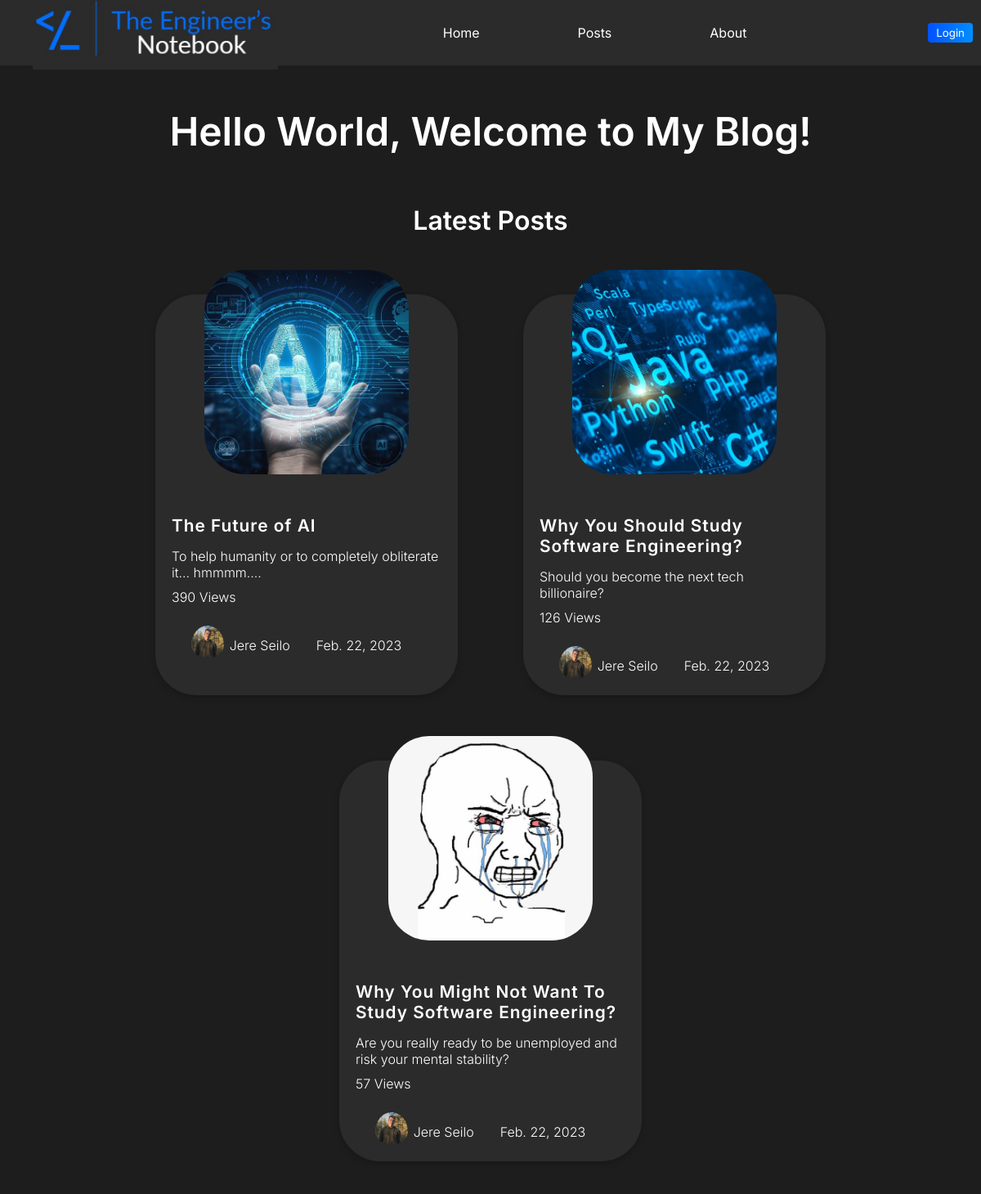
Before: / with the older database file.
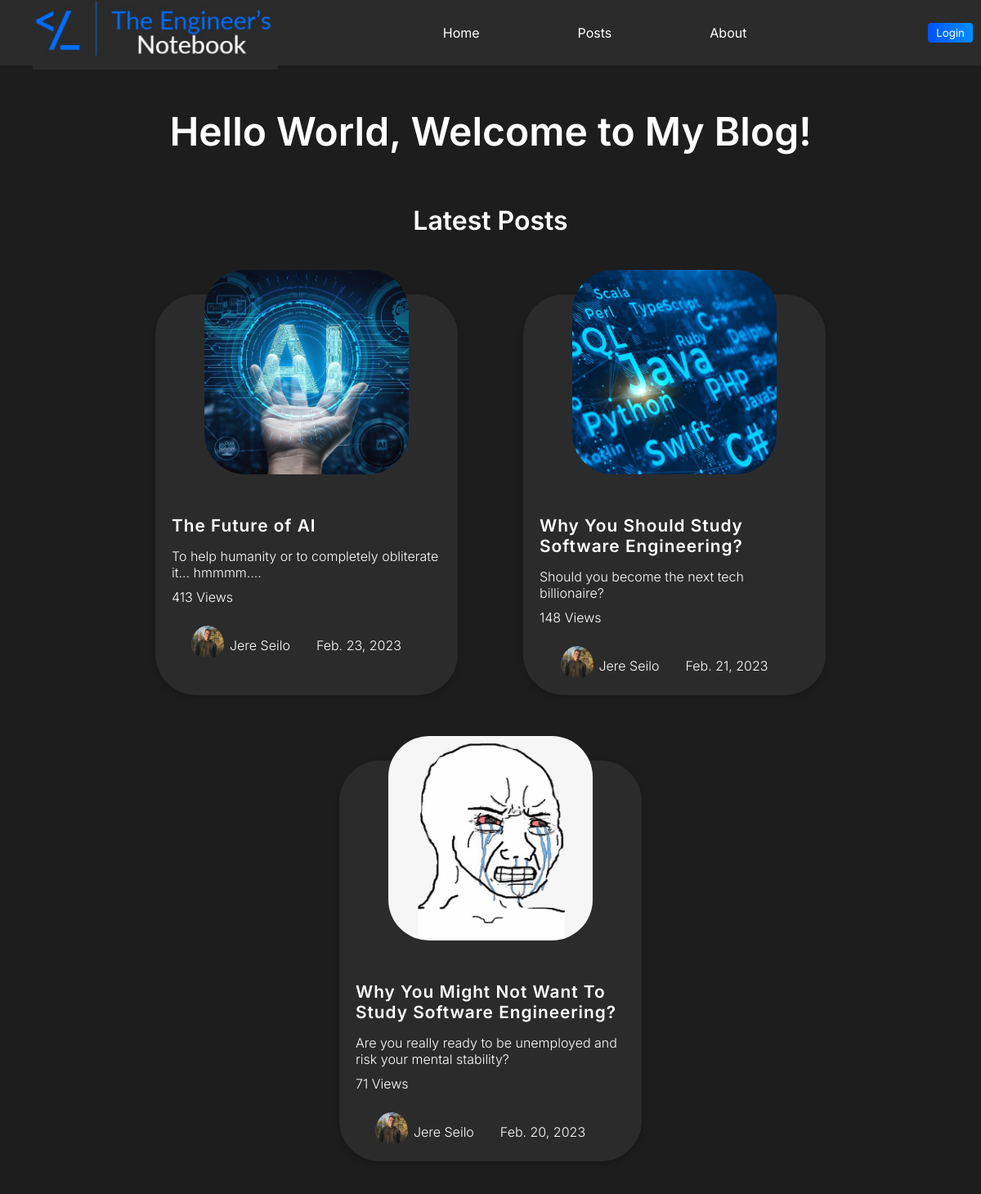
After: the same page with the newer database file.
### blogapp/models.py (models this page shows, shortened)
class Post(models.Model):
    author = models.ForeignKey("Author", on_delete=models.CASCADE)
    title = models.CharField(max_length=80)
    intro = models.CharField(max_length=100)
    image = models.ImageField(upload_to="images")
    text = models.TextField()
    date = models.DateField(default=date.today())
    views = models.IntegerField(default=0)
    slug = models.SlugField(unique=True)

class Author(models.Model):
    firstname = models.CharField(max_length=50)
    lastname = models.CharField(max_length=50)
    profilepic = models.ImageField(upload_to="images")
    def __str__(self):
        return (f"{self.firstname}  {self.lastname}")

### blogapp/views.py (the view)
# urls.py: path("", views.IndexView.as_view(), name="frontpage"),
class IndexView(View):
    def get(self, request):
        posts = Post.objects.order_by('-date')[:3]
        return render(request, "blogapp/frontpage.html", {"posts":posts})

### blogapp/templates/blogapp/frontpage.html (shortened to what this page needs)
{% extends 'base.html' %}
{% load static %}
{% block css_url%}{% static 'blogapp/frontpage.css' %}{% endblock css_url%}
{% block nav_css %}{% static 'nav.css' %}{% endblock nav_css %}
{% block content %}
{% include "nav.html" %}
<div class="banner">
    <h1>Hello World, Welcome to My Blog!</h1>
    <h3>Latest Posts</h3>
</div>
<div class="main">
    {% for post in posts %}
    <a href="{% url 'postdetail' post.slug %}">
    <div class="smallpost">
       <div class="imagediv"><img class="im" src={{post.image.url}}></div>
       <h3>{{post.title}}</h3>
       <p>{{post.intro}}</p>
    </a>
       <p class="views">{{post.views}} Views</p>
       <div class="written">
            <img id="pp" src={{post.author.profilepic.url}}>
            <p>{{post.author}}</p>
            <p>{{post.date}}</p>
       </div>
    </div>
    {% endfor %}
{% endblock content %}

### templates/base.html (shortened to what this page needs)
<!DOCTYPE html>
<html lang="en">
<head>
    <link rel="stylesheet" href="{% block css_url %}{%endblock%}">
    <link rel="stylesheet" href="{% block nav_css %}{%endblock%}">
</head>
<body>
{%block content%}
{%endblock%}
</body>
</html>

### templates/nav.html
{% load static %}
<nav>
    <div class="logo">
      <a href={% url 'frontpage' %}><img src={% static 'logo.jpg' %}></a>
    </div>
    <ul class="nav-links">
        <li><a href="{%url "frontpage"%}">Home</a></li>
        <li><a href="{% url "posts" %}">Posts</a></li>
        <li><a href="{% url "about" %}">About</a></li>
      </ul>
    <label class="login">
      <a href="{% url 'login' %}"><button type="button">Login</button></a>
    </label>
  </nav>

### blogapp/static/blogapp/frontpage.css (style rules this page uses)
* { margin: 0; padding: 0; }
.main { height: auto; min-height: 65vh; width: 100%; background-color: #1d1d1d; display: flex; flex-wrap: wrap; align-items: center; justify-content: center; padding-top: 20px; }
.smallpost { padding: 20px; height: 450px; width: 330px; margin: 40px; background-color: #2b2b2b; border-radius: 50px; box-shadow: rgba(0, 0, 0, 0.2) 0px 3px 7px 0px; }
.im { min-width: 250px; min-height: 250px; max-width: 250px; max-height: 250px; border-radius: 20%; }
.imagediv { display: flex; justify-content: center; position: relative; bottom: 50px; }
.smallpost h3 { color: white; font-family: 'Inter', sans-serif; font-weight: 600; font-size: 1.3rem; letter-spacing: 1px; margin-bottom: 15px; }
.smallpost p { color: white; font-family: 'Inter', sans-serif; font-size: 1rem; font-weight: 300; }
.written { display: flex; justify-content: center; top: 0px; margin-top: 25px; margin-bottom: 5px; align-items: center; }
.written p { padding-left: 7px; padding-right: 25px; }
#pp { height: 40px; width: 40px; border-radius: 50%; padding-bottom: 7px; }
.banner { background-color: #1d1d1d; height: 25vh; display: flex; justify-content: center; flex-direction: column; align-items: center; padding-top:20px; }
.banner h1,.banner h3 { color: white; font-family: 'Inter', sans-serif; font-weight: 600; margin-top: 40px; }
.banner h1 { font-size: 3rem; padding-top: 40px; }
.banner h3 { font-size: 2rem; padding-top: 20px; padding-bottom: 60px; }
.views { padding-top: 10px; font-size: 0.8rem; }
.smallpost a { text-decoration: none; }

### static/nav.css (style rules this page uses)
@media (max-width:1200px) { .nav-links { margin-right: 20px !important; } }
nav { height: 10vh; width: 100%; display: flex; align-items: center; background-color: #2b2b2b; color: #fff; }
.logo img { width: 300px; height: auto; margin-left: 40px; }
.nav-links { display: flex; justify-content: center; list-style: none; margin-right: 240px; flex-grow: 1; }
.nav-links li { margin: 0 10px; }
.nav-links a { color: #fff; text-decoration: none; font-family: 'Inter', sans-serif; padding: 50px; }
.login button { margin-right: 10px; padding: 4px 10px; border-radius: 4px; border: none; background: linear-gradient(90deg, rgba(2,0,36,1) 0%, rgba(0,82,255,1) 0%, rgba(0,142,255,1) 100%); font-family: 'Inter', sans-serif; color: #fff; }

Changed rows visible on the page:
changed Post "The Future of AI": views "390" → "413"; date "Feb. 22, 2023" → "Feb. 23, 2023"
changed Post "Why You Should Study Software Engineering?": views "126" → "148"; date "Feb. 22, 2023" → "Feb. 21, 2023"
changed Post "Why You Might Not Want To Study Software Engineering?": views "57" → "71"; date "Feb. 22, 2023" → "Feb. 20, 2023"
